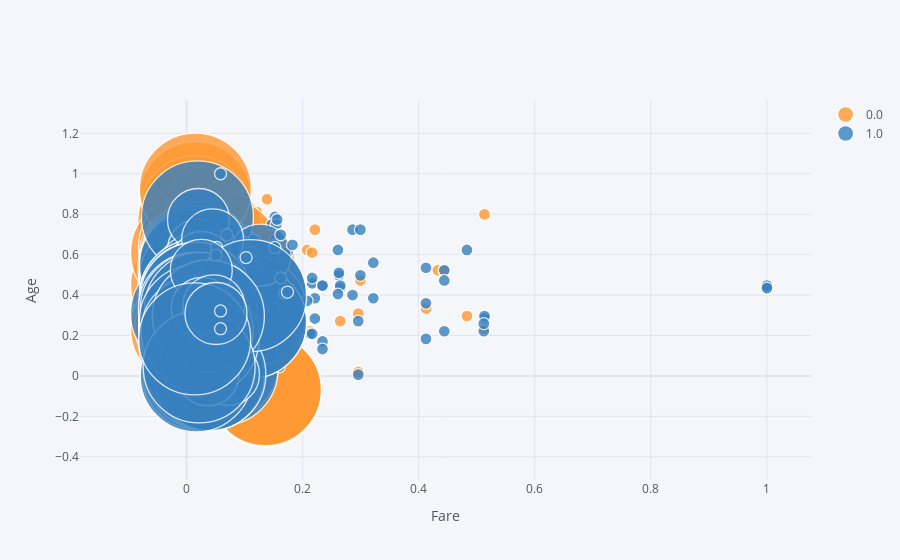

Notebook code cell kept with this figure:
### Code cell
df.iplot(kind="bubble", x="Fare", y="Age",categories="Survived", size='Pclass', xTitle='Fare', yTitle='Age')

### Figure 1 — Plotly figure (JSON) as saved in the notebook; plotly's stock layout.template omitted (floating-point values rounded to 4 significant figures; data arrays with more than 128 entries replaced by an {"elided": "..."} marker saying what was removed)
{"data": [{"marker": {"color": "rgba(255, 153, 51, 1.0)", "line": {"width": 1.3}, "opacity": 0.8, "size": {"elided": "549 int values"}, "symbol": "circle"}, "mode": "markers", "name": "0.0", "textfont": {"color": "#4D5663"}, "type": "scatter", "x": {"elided": "549 float values"}, "y": {"elided": "549 float values"}}, {"marker": {"color": "rgba(55, 128, 191, 1.0)", "line": {"width": 1.3}, "opacity": 0.8, "size": {"elided": "342 int values"}, "symbol": "circle"}, "mode": "markers", "name": "1.0", "textfont": {"color": "#4D5663"}, "type": "scatter", "x": {"elided": "342 float values"}, "y": {"elided": "342 float values"}}], "layout": {"legend": {"bgcolor": "#F5F6F9", "font": {"color": "#4D5663"}}, "paper_bgcolor": "#F5F6F9", "plot_bgcolor": "#F5F6F9", "title": {"font": {"color": "#4D5663"}}, "xaxis": {"gridcolor": "#E1E5ED", "showgrid": true, "tickfont": {"color": "#4D5663"}, "title": {"font": {"color": "#4D5663"}, "text": "Fare"}, "zerolinecolor": "#E1E5ED"}, "yaxis": {"gridcolor": "#E1E5ED", "showgrid": true, "tickfont": {"color": "#4D5663"}, "title": {"font": {"color": "#4D5663"}, "text": "Age"}, "zerolinecolor": "#E1E5ED"}}}
